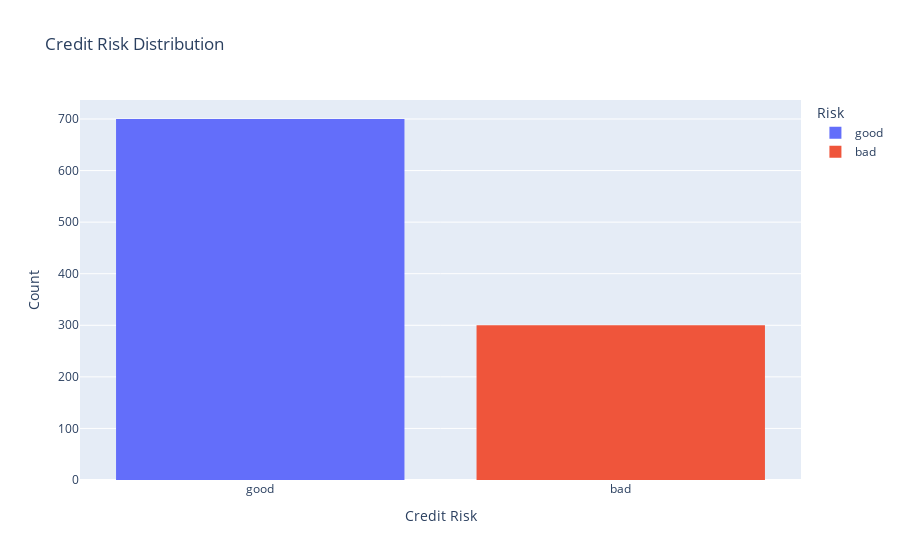

This figure's notebook cell:
### Code cell
fig = px.histogram(data, x='Risk', color='Risk', title='Credit Risk Distribution')
fig.update_layout(xaxis_title='Credit Risk', yaxis_title='Count')
fig.show()

### Figure 1 — Plotly figure (JSON) as saved in the notebook; plotly's stock layout.template omitted (floating-point values rounded to 4 significant figures; data arrays with more than 128 entries replaced by an {"elided": "..."} marker saying what was removed)
{"data": [{"alignmentgroup": "True", "bingroup": "x", "hovertemplate": "Risk=%{x}<br>count=%{y}<extra></extra>", "legendgroup": "good", "marker": {"color": "#636efa", "pattern": {"shape": ""}}, "name": "good", "offsetgroup": "good", "orientation": "v", "showlegend": true, "type": "histogram", "x": {"elided": "700 str values"}, "xaxis": "x", "yaxis": "y"}, {"alignmentgroup": "True", "bingroup": "x", "hovertemplate": "Risk=%{x}<br>count=%{y}<extra></extra>", "legendgroup": "bad", "marker": {"color": "#EF553B", "pattern": {"shape": ""}}, "name": "bad", "offsetgroup": "bad", "orientation": "v", "showlegend": true, "type": "histogram", "x": {"elided": "300 str values"}, "xaxis": "x", "yaxis": "y"}], "layout": {"barmode": "relative", "legend": {"title": {"text": "Risk"}, "tracegroupgap": 0}, "title": {"text": "Credit Risk Distribution"}, "xaxis": {"anchor": "y", "categoryarray": ["good", "bad"], "categoryorder": "array", "domain": [0, 1], "title": {"text": "Credit Risk"}}, "yaxis": {"anchor": "x", "domain": [0, 1], "title": {"text": "Count"}}}}
